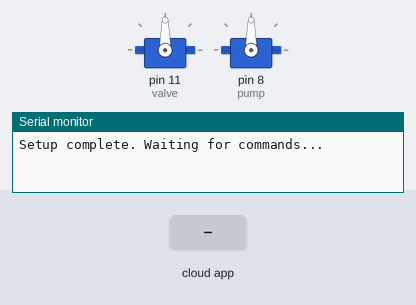
The sketch below on a simulated Arduino Uno, built with avr-gcc and run on an emulated ATmega328P. Parts: 2 × servo, the last lines printed to the serial monitor. The inputs (shaded band) are chosen by the test bench. The ROS host is connected and sends only what is stated.

Above: at 1.3 s.
1.4 s: the phone or cloud app sets gripper_control to suction
At 2.4 s:
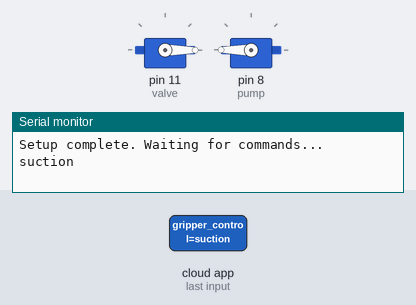
2.9 s: the phone or cloud app sets gripper_control to hold
At 3.5 s:
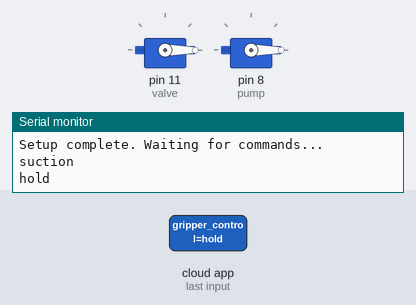
4.4 s: the phone or cloud app sets gripper_control to exhaust
At 4.7 s:
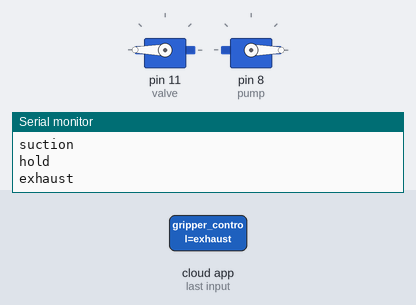
Timing chart, 0 to 10.9 s (numbered marks = the images above; inputs shaded):
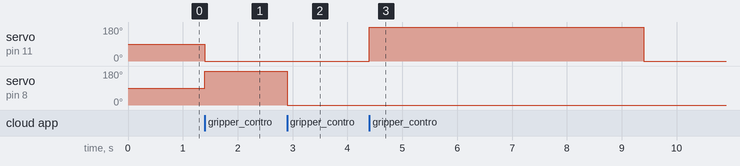

The sketch:

vacuum_gripper_code_for_arduino_upload.ino
```cpp
#include <Servo.h>
#include <Wire.h>
#include <ros.h>
#include <std_msgs/String.h>

Servo valve;
Servo pump;

unsigned long actionStartTime = 0;
unsigned long actionDuration = 5000;
bool actionInProgress = false;
char currentAction[8];

ros::NodeHandle nh;

void startAction(const char* action) {
  strncpy(currentAction, action, sizeof(currentAction));
  actionStartTime = millis();
  actionInProgress = true;

  if (strcmp(action, "suction") == 0) {
    valve.write(0);
    pump.write(180);
    Serial.println("suction");
  } else if (strcmp(action, "hold") == 0) {
    valve.write(0);
    pump.write(0);
    Serial.println("hold");
  } else if (strcmp(action, "exhaust") == 0) {
    valve.write(180);
    pump.write(0);
    Serial.println("exhaust");
  }
}

void stopAction() {
  if (strcmp(currentAction, "suction") == 0 || strcmp(currentAction, "hold") == 0) {
    pump.write(0);
  } else if (strcmp(currentAction, "exhaust") == 0) {
    valve.write(0);
  }
  Serial.print(currentAction);
  Serial.println(" completed");
  actionInProgress = false;
}

void vacuumgripper(const std_msgs::String& msg) {
  const char* data = msg.data;
  if (strcmp(data, "suction") == 0 || strcmp(data, "hold") == 0 || strcmp(data, "exhaust") == 0) {
    startAction(data);
  } else {
    Serial.println("Invalid command");
  }
}

ros::Subscriber<std_msgs::String> sub("gripper_control", &vacuumgripper);

void setup() {
  valve.attach(11);
  pump.attach(8);

  Serial.begin(9600);
  delay(100);
  Serial.println("Setup complete. Waiting for commands...");

  nh.initNode();
  nh.subscribe(sub);
}

void loop() {
  nh.spinOnce();
  if (actionInProgress && (millis() - actionStartTime >= actionDuration)) {
    stopAction();
  }
}
```

Measured:
- after the input at 1.4 s, servo on pin 11 (valve): 90° → 0° at once; servo on pin 8 (pump): 90° → 180° at once
- after the input at 2.9 s, servo on pin 8 (pump): 180° → 0° at once
- after the input at 4.4 s, servo on pin 11 (valve): 0° → 180° at once, → 0° 5.0 s later
